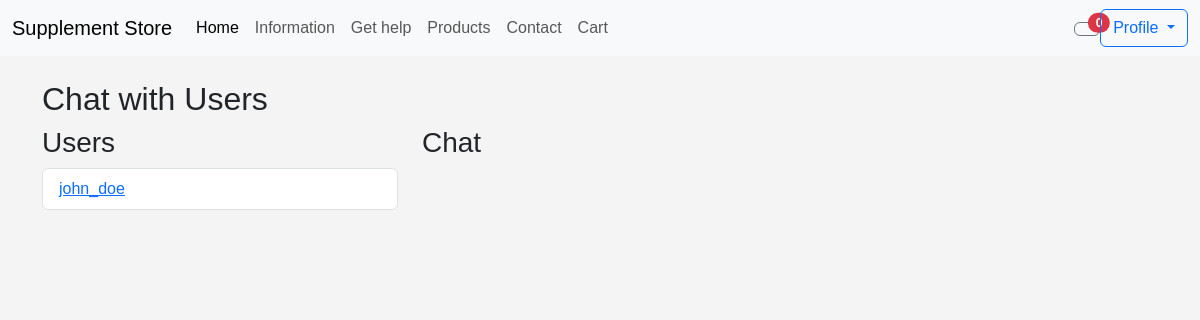
The page /admin_chat.php (signed in) on the database as committed earlier.
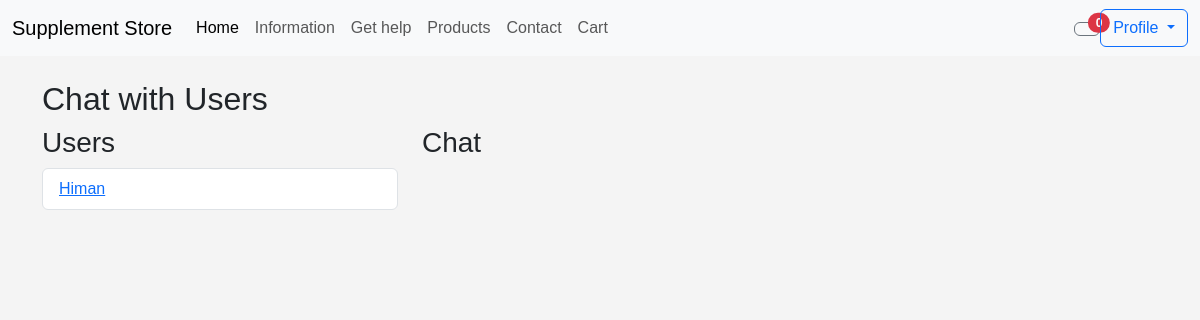
The same page on the database as committed later.
### tables this page shows
CREATE TABLE IF NOT EXISTS `users` (
  `id` int NOT NULL AUTO_INCREMENT,
  `username` varchar(50) NOT NULL,
  `full_name` varchar(100) NOT NULL,
  `email` varchar(100) NOT NULL,
  `role` enum('unregistered','registered','admin','nutritional_expert') NOT NULL,
  `password` varchar(255) NOT NULL,
  `created_at` timestamp NULL DEFAULT CURRENT_TIMESTAMP,
  `offer_notifications` enum('yes','no') DEFAULT 'no',
  PRIMARY KEY (`id`),
  UNIQUE KEY `username` (`username`),
  UNIQUE KEY `email` (`email`)
);

### admin_chat.php (the view, shortened to what this page needs)
<?php
include 'PHP/check_role.php';
$sql = "SELECT DISTINCT users.username, users.id FROM users
        INNER JOIN messages ON users.id = messages.sender_id OR users.id = messages.receiver_id
        WHERE users.role = 'registered'";
$result = $conn->query($sql);
$users = $result->fetch_all(MYSQLI_ASSOC);
?>
<!DOCTYPE html>
<html lang="en">
<head>
    <link href="https://cdn.jsdelivr.net/npm/bootstrap@5.3.0-alpha1/dist/css/bootstrap.min.css" rel="stylesheet">
    <link rel="stylesheet" href="CSS/login_styles.css">
    <link rel="stylesheet" href="CSS/admin_chat_styles.css">
</head>
<body>
<?php include 'top_nav.php'; ?>
    <div class="container mt-4">
        <h2>Chat with Users</h2>
        <div class="row">
            <div class="col-md-4">
                <h3>Users</h3>
                <ul class="list-group">
                    <?php foreach ($users as $user): ?>
                        <li class="list-group-item">
                            <a href="#" class="user-link" data-user-id="<?= $user['id'] ?>" data-username="<?= $user['username'] ?>">
                                <?= $user['username'] ?>
                            </a>
                        </li>
                    <?php endforeach; ?>
                </ul>
            </div>
            <div class="col-md-8 chat-section">
                <h3>Chat</h3>
            </div>
        </div>
    </div>
</body>
</html>

Rows that differ between the two databases and show on the page:
removed users: username "john_doe"
now on this page (row unchanged): users: username "Himan"
